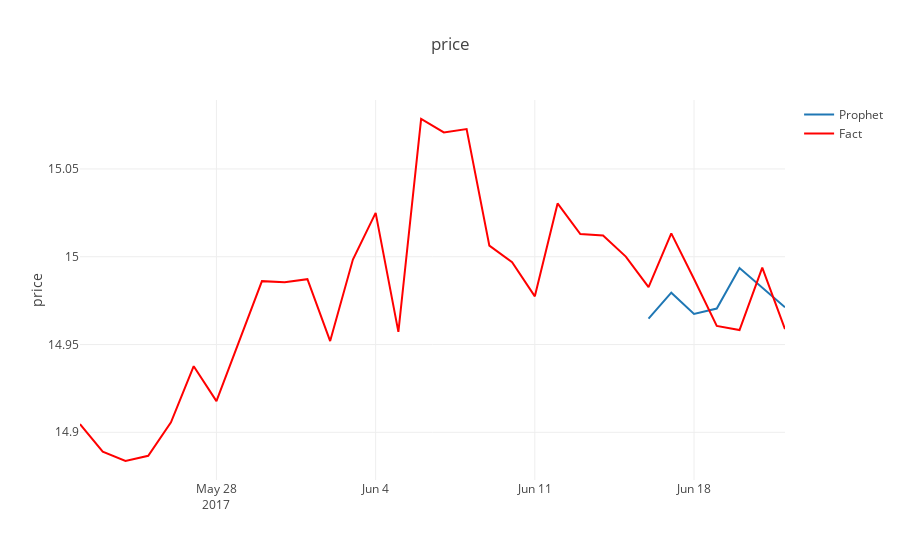

Notebook code cell kept with this figure:
### Code cell
def show_forecast(cmp_df, num_predictions, num_values):

    forecast = go.Scatter(
        name='Prophet',
        x=cmp_df.tail(predictions).index,
        y=cmp_df.tail(predictions).yhat,
        mode='lines',
        line=dict(color='rgb(31, 119, 180)'),
    )


    fact = go.Scatter(
        name='Fact',
        x=cmp_df.tail(num_values).index,
        y=cmp_df.tail(num_values).y,
        marker=dict(color="red"),
        mode='lines',
    )


    data = [forecast, fact]

    layout = go.Layout(
        yaxis=dict(title='price'),
        title='price',
        showlegend = True)

    fig = go.Figure(data=data, layout=layout)
    iplot(fig, show_link=False)

show_forecast(cmp_df, predictions, 200)

### Figure 1 — Plotly figure (JSON) as saved in the notebook; plotly's stock layout.template omitted (floating-point values rounded to 4 significant figures)
{"data": [{"line": {"color": "rgb(31, 119, 180)"}, "mode": "lines", "name": "Prophet", "type": "scatter", "x": ["2017-06-16", "2017-06-17", "2017-06-18", "2017-06-19", "2017-06-20", "2017-06-21", "2017-06-22"], "y": [14.96, 14.98, 14.97, 14.97, 14.99, 14.98, 14.97]}, {"marker": {"color": "red"}, "mode": "lines", "name": "Fact", "type": "scatter", "x": ["2017-05-22", "2017-05-23", "2017-05-24", "2017-05-25", "2017-05-26", "2017-05-27", "2017-05-28", "2017-05-29", "2017-05-30", "2017-05-31", "2017-06-01", "2017-06-02", "2017-06-03", "2017-06-04", "2017-06-05", "2017-06-06", "2017-06-07", "2017-06-08", "2017-06-09", "2017-06-10", "2017-06-11", "2017-06-12", "2017-06-13", "2017-06-14", "2017-06-15", "2017-06-16", "2017-06-17", "2017-06-18", "2017-06-19", "2017-06-20", "2017-06-21", "2017-06-22"], "y": [14.9, 14.89, 14.88, 14.89, 14.91, 14.94, 14.92, 14.95, 14.99, 14.99, 14.99, 14.95, 15.0, 15.02, 14.96, 15.08, 15.07, 15.07, 15.01, 15.0, 14.98, 15.03, 15.01, 15.01, 15.0, 14.98, 15.01, 14.99, 14.96, 14.96, 14.99, 14.96]}], "layout": {"showlegend": true, "title": "price", "yaxis": {"title": "price"}}}
